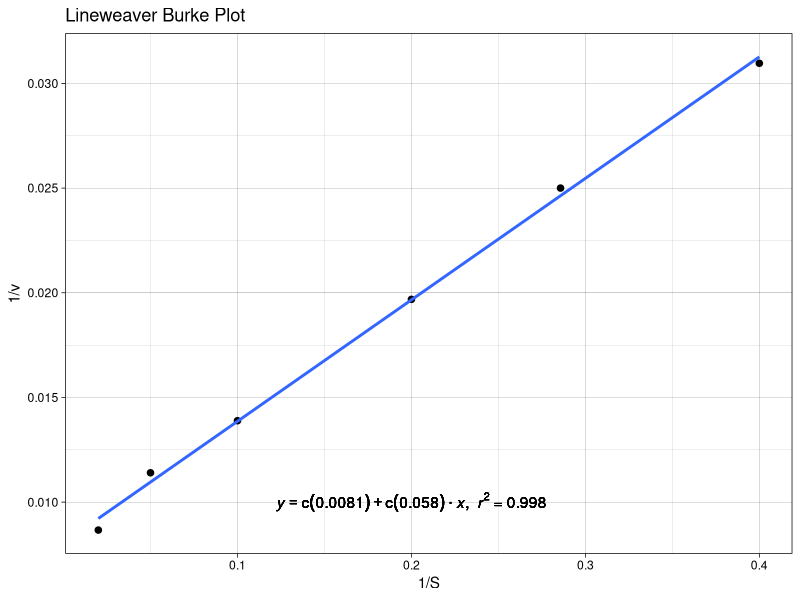

Generate this figure with R:
#Load ggplot2
library(ggplot2)


# First, the user must input their enzyme's reaction velocity (v) and substrate concentrations (S)
# Example data is provided here but feel free to change it and play around.
S <- c(2.5,3.5,5,10,20,50)
v <- c(32.3,40,50.8,72,87.7,115.4)

# We then put S and v into a data frame, called "enzdat".
enzdat <- data.frame(S, v)
enzdat

# Then divide 1 by S and v for Lineweaver Burke Plot (giving us 1/S and 1/v), and place into a data frame called "lbpdata"
lbpdata <- data.frame(1/enzdat)
# We then rename the column headers in lbpdata from S and v to lS and lv.
names(lbpdata) <- c("lS", "lv")
lbpdata

#Now we plot the "lbpdata" data frame with ggplot to produce a Lineweaver Burke Plot.
lbp <-  ggplot(lbpdata, aes(x= lS, y= lv)) + 
        geom_point(size=3, shape=20) +
        # Line of best fit
        geom_smooth(method=lm, formula = y ~ x, se=FALSE) +
        ggtitle("Lineweaver Burke Plot") +
        xlab("1/S") +
        ylab("1/v") +
        theme_linedraw()


# We then need to calculate and display the equation for the line of best fit we just plotted.
# This equation will allow us to calculate useful information such as Vmax, Kcat, and Km.

#We first apply a linear model (lm) to the data frame and call it "m". 
m <- lm(lv ~ lS, lbpdata)

lm_eqn = function(m) {
  l <- list(a = format(coef(m)[1], digits = 2),
            b = format(abs(coef(m)[2]), digits = 2),
            r2 = format(summary(m)$r.squared, digits = 3));
  
  if (coef(m)[2] >= 0)  {
    eq <- substitute(italic(y) == a + b %.% italic(x)*","~~italic(r)^2~"="~r2,l)
  } else {
    eq <- substitute(italic(y) == a - b %.% italic(x)*","~~italic(r)^2~"="~r2,l)    
  }
  
  as.character(as.expression(eq));                 
}

p1 = lbp + geom_text(aes(x = 0.2, y = 0.01, label = lm_eqn(lm(lv ~ lS, lbpdata))), parse = TRUE)
p1

# The Lineweaver Burke Plot now displays the equation for the line of best fit.
